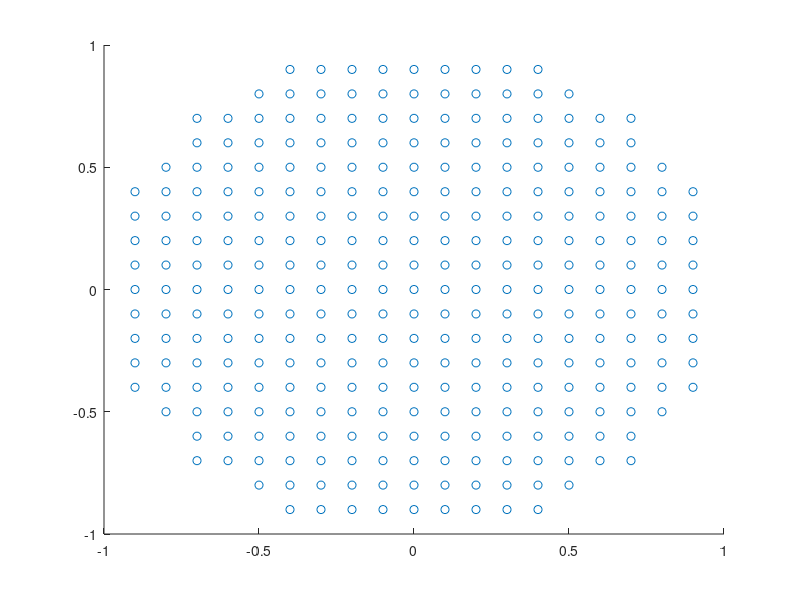

Reproduce this figure in MATLAB.
function make_grid()
%   Create a square grid of points mapping the interior of the domain
%   of the problem.  Each point contains 0 or 1.

%   First example: the unit circle.  Say that the grid is defined for all
%   points 0, +/-  0.1, +/- 0.2, ...

h = 0.1;   % grid spacing
N = 21;    % total number of rows/cols in our grid

grid = zeros(N,N);
count_interior_points = 0;

for i = 1:N
    for j = 1:N
        x = -1. + h * (i-1);
        y = -1. + h * (j-1);
        if x^2 + y^2 < 1
           grid(i,j) = 1; 
           count_interior_points = count_interior_points + 1;
        end
    end
end

% Create plot of points
% disp(grid);
disp(count_interior_points);

% vector containing x-coordin
X = zeros(count_interior_points, 1);
Y = zeros(count_interior_points, 1);
current_point = 1;
for i = 1:N
    for j = 1:N
        if grid(i,j) == 1
           X(current_point) = -1. + h * (i-1);
           Y(current_point) = -1. + h * (j-1);
           current_point = current_point + 1;
        end
    end
end
scatter(X,Y);

end

